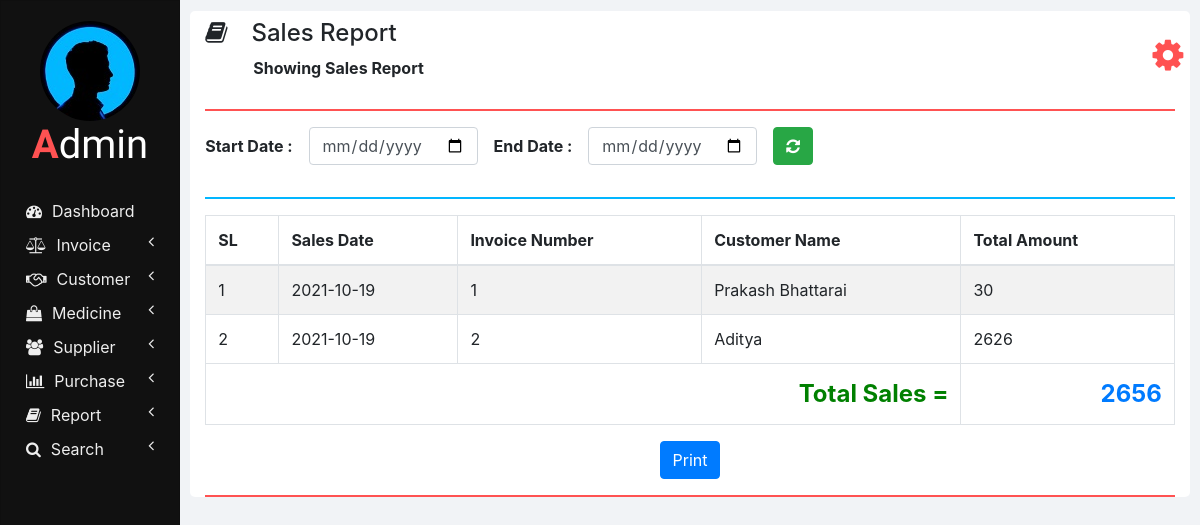
/sales_report.php, run on an earlier commit of the app's database.
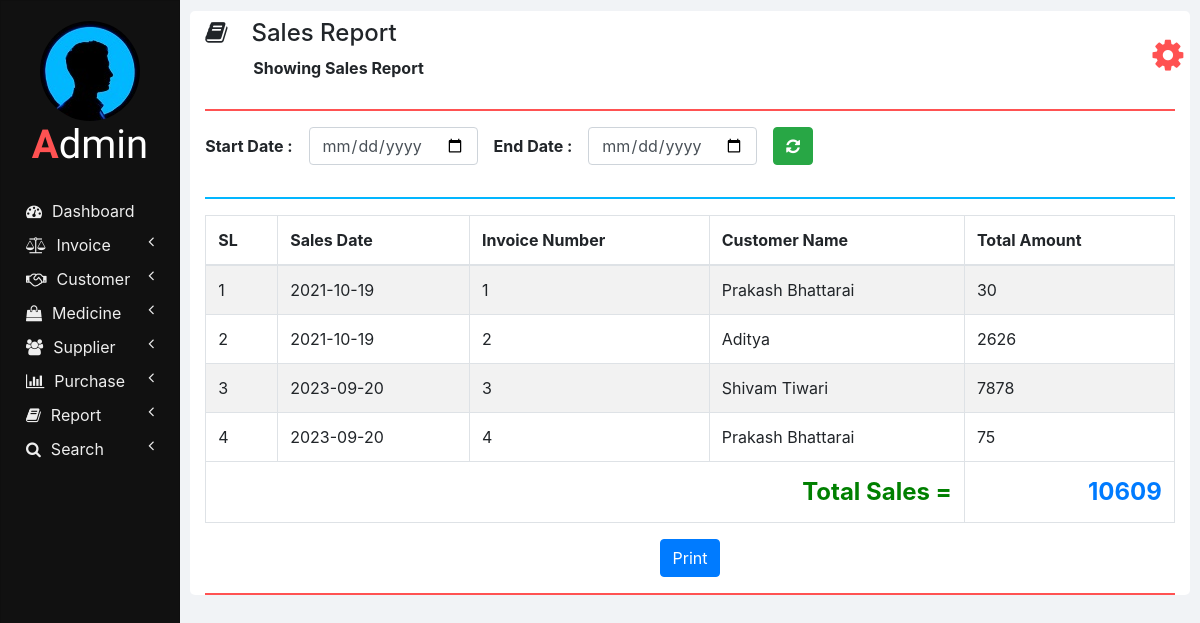
And on a later commit of the database.
### tables this page shows
CREATE TABLE `invoices` (
  `INVOICE_ID` int(11) NOT NULL,
  `NET_TOTAL` double NOT NULL DEFAULT 0,
  `INVOICE_DATE` date NOT NULL DEFAULT current_timestamp(),
  `CUSTOMER_ID` int(11) NOT NULL,
  `TOTAL_AMOUNT` double NOT NULL,
  `TOTAL_DISCOUNT` double NOT NULL
);

CREATE TABLE `customers` (
  `ID` int(11) NOT NULL,
  `NAME` varchar(20) NOT NULL,
  `CONTACT_NUMBER` varchar(10) NOT NULL,
  `ADDRESS` varchar(100) NOT NULL,
  `DOCTOR_NAME` varchar(20) NOT NULL,
  `DOCTOR_ADDRESS` varchar(100) NOT NULL
);

### php/report.php (the view, shortened to what this page needs)
  <?php
function showSales($start_date, $end_date) {
  ?>
  <thead>
    <tr>
      <th>SL</th>
      <th>Sales Date</th>
      <th>Invoice Number</th>
      <th>Customer Name</th>
      <th>Total Amount</th>
    </tr>
  </thead>
  <tbody>
  <?php
  require "db_connection.php";
  if($con) {
    $seq_no = 0;
    $total = 0;
    if($start_date == "" || $end_date == "")
      $query = "SELECT * FROM invoices INNER JOIN customers ON invoices.CUSTOMER_ID = customers.ID";
    else
      $query = "SELECT * FROM invoices INNER JOIN customers ON invoices.CUSTOMER_ID = customers.ID WHERE INVOICE_DATE BETWEEN '$start_date' AND '$end_date'";
    $result = mysqli_query($con, $query);
    while($row = mysqli_fetch_array($result)) {
      $seq_no++;
      showSalesRow($seq_no, $row);
      $total = $total + $row['NET_TOTAL'];
    }
    ?>
    </tbody>
    <tfoot class="font-weight-bold">
      <tr style="text-align: right; font-size: 24px;">
        <td colspan="4" style="color: green;">&nbsp;Total Sales =</td>
        <td class="text-primary"><?php echo $total; ?></td>
      </tr>
    </tfoot>
    <?php
  }
}
function showSalesRow($seq_no, $row) {
  ?>
  <tr>
    <td><?php echo $seq_no; ?></td>
    <td><?php echo $row['INVOICE_DATE']; ?></td>
    <td><?php echo $row['INVOICE_ID']; ?></td>
    <td><?php echo $row['NAME']; ?></td>
    <td><?php echo $row['NET_TOTAL'] ?></td>
  </tr>
  <?php
}
?>

What changed in the data, as far as the page shows it:
added invoices: seq_no "3", INVOICE_DATE "2023-09-20", INVOICE_ID "3", CUSTOMER_ID.NAME "Shivam Tiwari", NET_TOTAL "7878"
added invoices: seq_no "4", INVOICE_DATE "2023-09-20", INVOICE_ID "4", CUSTOMER_ID.NAME "Prakash Bhattarai", NET_TOTAL "75"
Also different on the page:
$total: "2656" → "10609"
